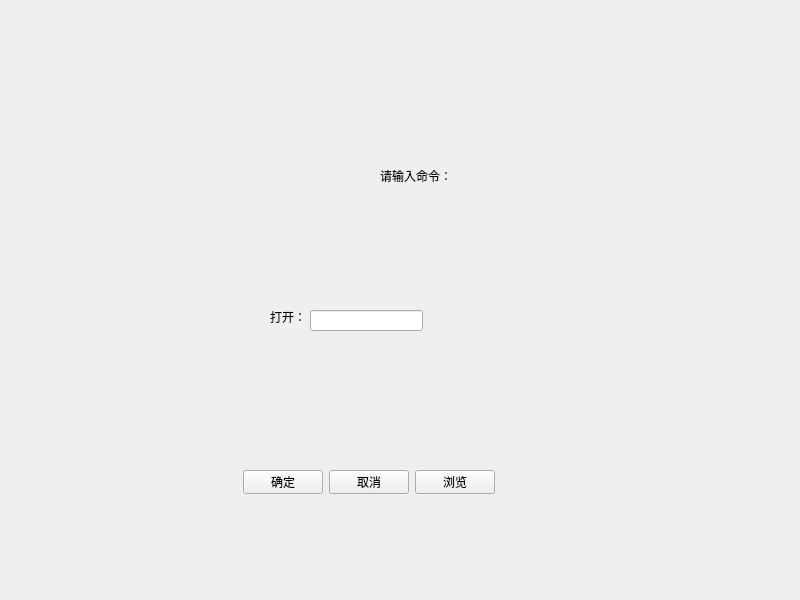
<?xml version="1.0" encoding="UTF-8"?>
<ui version="4.0">
 <class>Widget</class>
 <widget class="QWidget" name="Widget">
  <property name="geometry">
   <rect>
    <x>0</x>
    <y>0</y>
    <width>800</width>
    <height>600</height>
   </rect>
  </property>
  <property name="windowTitle">
   <string>Widget</string>
  </property>
  <widget class="QLabel" name="label">
   <property name="geometry">
    <rect>
     <x>270</x>
     <y>310</y>
     <width>49</width>
     <height>14</height>
    </rect>
   </property>
   <property name="text">
    <string>打开：</string>
   </property>
  </widget>
  <widget class="QLabel" name="label_2">
   <property name="geometry">
    <rect>
     <x>380</x>
     <y>150</y>
     <width>91</width>
     <height>51</height>
    </rect>
   </property>
   <property name="text">
    <string>请输入命令：</string>
   </property>
  </widget>
  <widget class="QLineEdit" name="cmd_line_edit">
   <property name="geometry">
    <rect>
     <x>310</x>
     <y>310</y>
     <width>113</width>
     <height>21</height>
    </rect>
   </property>
  </widget>
  <widget class="QWidget" name="layoutWidget">
   <property name="geometry">
    <rect>
     <x>240</x>
     <y>470</y>
     <width>258</width>
     <height>24</height>
    </rect>
   </property>
   <layout class="QHBoxLayout" name="horizontalLayout_2">
    <item>
     <spacer name="horizontalSpacer">
      <property name="orientation">
       <enum>Qt::Orientation::Horizontal</enum>
      </property>
      <property name="sizeHint" stdset="0">
       <size>
        <width>40</width>
        <height>20</height>
       </size>
      </property>
     </spacer>
    </item>
    <item>
     <widget class="QPushButton" name="commit_button">
      <property name="text">
       <string>确定</string>
      </property>
     </widget>
    </item>
    <item>
     <widget class="QPushButton" name="cancel_button">
      <property name="text">
       <string>取消</string>
      </property>
     </widget>
    </item>
    <item>
     <widget class="QPushButton" name="browse_button">
      <property name="text">
       <string>浏览</string>
      </property>
     </widget>
    </item>
    <item>
     <spacer name="horizontalSpacer_2">
      <property name="orientation">
       <enum>Qt::Orientation::Horizontal</enum>
      </property>
      <property name="sizeHint" stdset="0">
       <size>
        <width>40</width>
        <height>20</height>
       </size>
      </property>
     </spacer>
    </item>
   </layout>
  </widget>
 </widget>
 <resources/>
 <connections/>
</ui>
